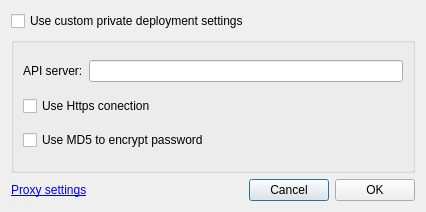
<?xml version="1.0" encoding="UTF-8"?>
<ui version="4.0">
 <class>CWizPrivateDeployDialog</class>
 <widget class="QDialog" name="CWizPrivateDeployDialog">
  <property name="geometry">
   <rect>
    <x>0</x>
    <y>0</y>
    <width>426</width>
    <height>212</height>
   </rect>
  </property>
  <property name="windowTitle">
   <string>Private deployment settings</string>
  </property>
  <layout class="QVBoxLayout" name="verticalLayout_2">
   <item>
    <layout class="QHBoxLayout" name="horizontalLayout_3">
     <item>
      <widget class="QCheckBox" name="checkBox_useCustomSettings">
       <property name="text">
        <string>Use custom private deployment settings</string>
       </property>
      </widget>
     </item>
     <item>
      <spacer name="horizontalSpacer_2">
       <property name="orientation">
        <enum>Qt::Horizontal</enum>
       </property>
       <property name="sizeHint" stdset="0">
        <size>
         <width>40</width>
         <height>20</height>
        </size>
       </property>
      </spacer>
     </item>
    </layout>
   </item>
   <item>
    <widget class="QGroupBox" name="groupBox">
     <property name="title">
      <string/>
     </property>
     <layout class="QVBoxLayout" name="verticalLayout">
      <item>
       <layout class="QHBoxLayout" name="horizontalLayout">
        <item>
         <widget class="QLabel" name="label">
          <property name="text">
           <string>API server:</string>
          </property>
         </widget>
        </item>
        <item>
         <widget class="QLineEdit" name="lineEdit_apiServer"/>
        </item>
       </layout>
      </item>
      <item>
       <widget class="QCheckBox" name="checkBox_useHttps">
        <property name="text">
         <string>Use Https conection</string>
        </property>
       </widget>
      </item>
      <item>
       <widget class="QCheckBox" name="checkBox_useMD5">
        <property name="text">
         <string>Use MD5 to encrypt password</string>
        </property>
       </widget>
      </item>
     </layout>
    </widget>
   </item>
   <item>
    <layout class="QHBoxLayout" name="horizontalLayout_2">
     <item>
      <widget class="QLabel" name="label_proxyLink">
       <property name="text">
        <string>&lt;html&gt;&lt;head/&gt;&lt;body&gt;&lt;p&gt;&lt;a href=&quot;proxysettings&quot;&gt;&lt;span style=&quot; text-decoration: underline; color:#0000ff;&quot;&gt;Proxy settings&lt;/span&gt;&lt;/a&gt;&lt;/p&gt;&lt;/body&gt;&lt;/html&gt;</string>
       </property>
       <property name="textFormat">
        <enum>Qt::RichText</enum>
       </property>
      </widget>
     </item>
     <item>
      <spacer name="horizontalSpacer">
       <property name="orientation">
        <enum>Qt::Horizontal</enum>
       </property>
       <property name="sizeHint" stdset="0">
        <size>
         <width>40</width>
         <height>20</height>
        </size>
       </property>
      </spacer>
     </item>
     <item>
      <widget class="QPushButton" name="pushButton_cancel">
       <property name="text">
        <string>Cancel</string>
       </property>
      </widget>
     </item>
     <item>
      <widget class="QPushButton" name="pushButton_ok">
       <property name="text">
        <string>OK</string>
       </property>
      </widget>
     </item>
    </layout>
   </item>
  </layout>
 </widget>
 <tabstops>
  <tabstop>checkBox_useCustomSettings</tabstop>
  <tabstop>lineEdit_apiServer</tabstop>
  <tabstop>pushButton_ok</tabstop>
  <tabstop>pushButton_cancel</tabstop>
 </tabstops>
 <resources/>
 <connections/>
</ui>
